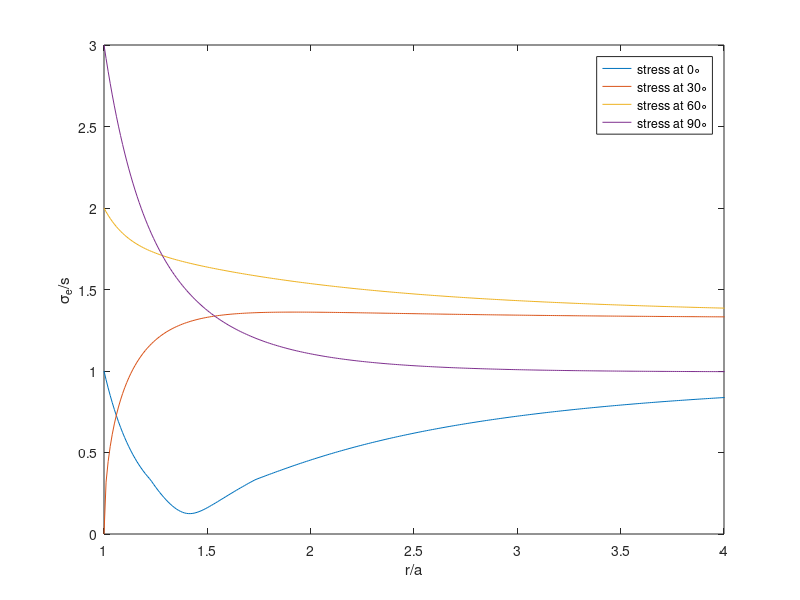
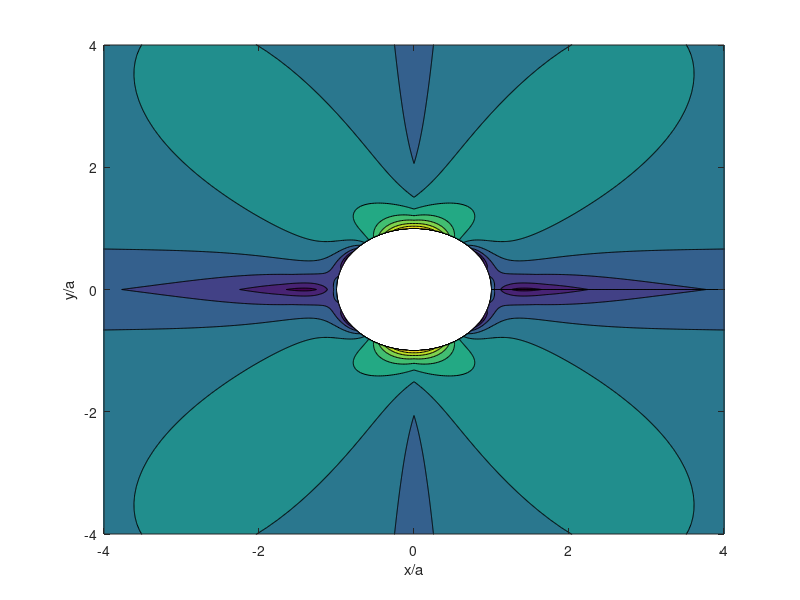

These figures' MATLAB source, in order:
clc; close all; clear all;
%% Seo and Seligson 
%% Evaluating_Failure_in_Stress_Analysis_in_Infinite_Plate_with_Circular_Hole 

%% initialize 
double maxth;
double maxr;
double maxt; 
 
%radius of hole
a=1;
 
length=6*a; 
width=6*a;
 
%number of pieces each unit is divided into
div=100;
 
%resizing length in regards to division of pieces
l=length*div;
 
%degrees of surface which will be evaluated
d=360;
 
%initialize arrays
sigth=zeros([d l-a*div]);
sigr= zeros([d l-a*div]);
tau= zeros([d l-a*div]);
 
%% polar matrix for stress
 
%evaluate stress across surface (polar)
for theta=0:d
    for x=a*div:l
        r=x/div; 
   %need to index
        sigth(theta+1, x-(a*div-1))=((1+(a/r)^2)-(1+3*a^4/r^4)*cos(deg2rad(2*theta)))*0.5;
        sigr(theta+1, x-(a*div-1))=((1-(a/r)^2)+(1-4*(a/r)^2+3*a^4/r^4)*cos(deg2rad(2*theta)))/2;
        tau(theta+1, x-(a*div-1))=-(1+2*(a/r)^2-3*(a/r)^4)*sin(deg2rad(2*theta))/2;
    end
end
 
sige=sqrt(abs(sigr).^2 - abs(sigr.*sigth) + abs(sigth).^2 + 3.*abs(tau));
%% max stress
maxth=max(max(abs(sigth)));
 
maxr=max(max(abs(sigr)));
 
maxt=max(max(abs(tau)));
 
maxe=max(max(abs(sige)));
 
%% covert to cartesian
 
[r,t]=meshgrid(a:1/div:length, 0:pi/180:deg2rad(d));
x=r.*cos(t);
y=r.*sin(t);
 
pt1=linspace(a,length,(l-(a*div-1)));
 
%% plot
 
%question 1
figure
plot(pt1, sige(1,:), pt1,sige(31,:),pt1,sige(61,:),pt1,sige(91,:)) 
legend('stress at 0\circ','stress at 30\circ','stress at 60\circ','stress at 90\circ')
%only r/a when a=1
xlabel('r/a');
ylabel('\sigma_e/s');
xlim([a 4*a])
 
%question 2
figure 
contourf(x,y,sige);
xlim([-(4*a) (4*a)])
ylim([-(4*a) (4*a)]);
xlabel('x/a');
ylabel('y/a');
 
%question 3
disp('maximum (Von Mises stress)/s:'); disp(maxe);



